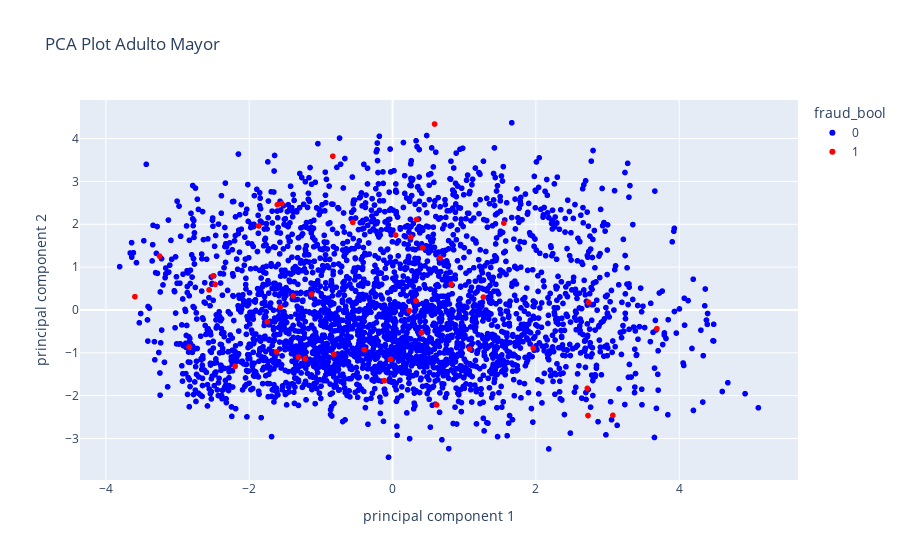
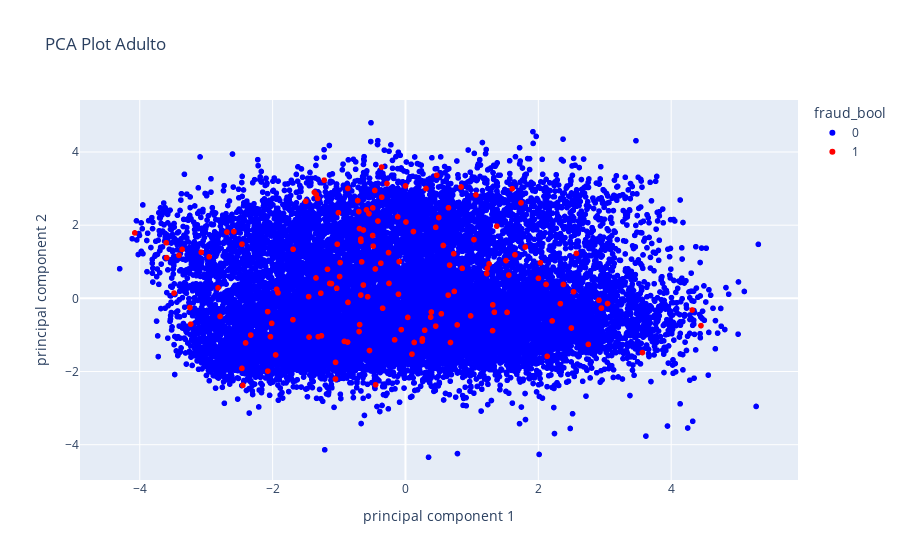
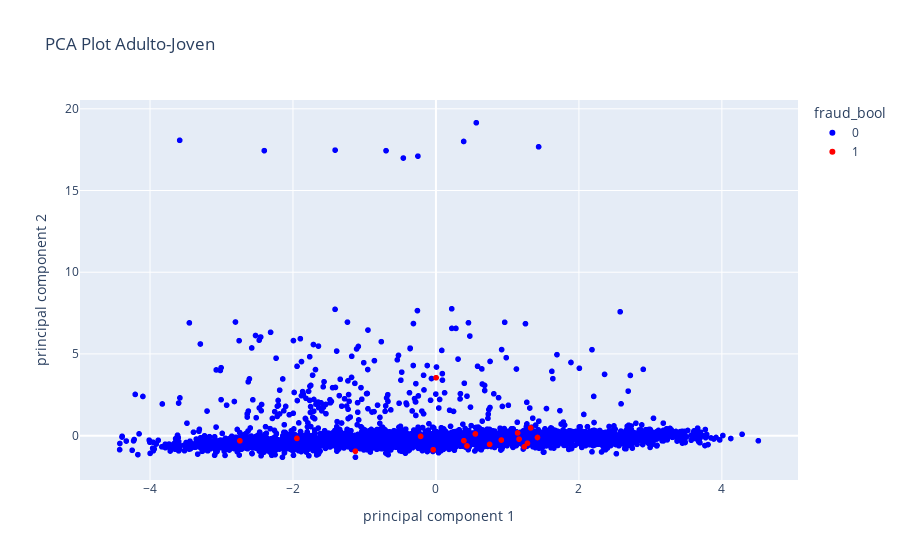
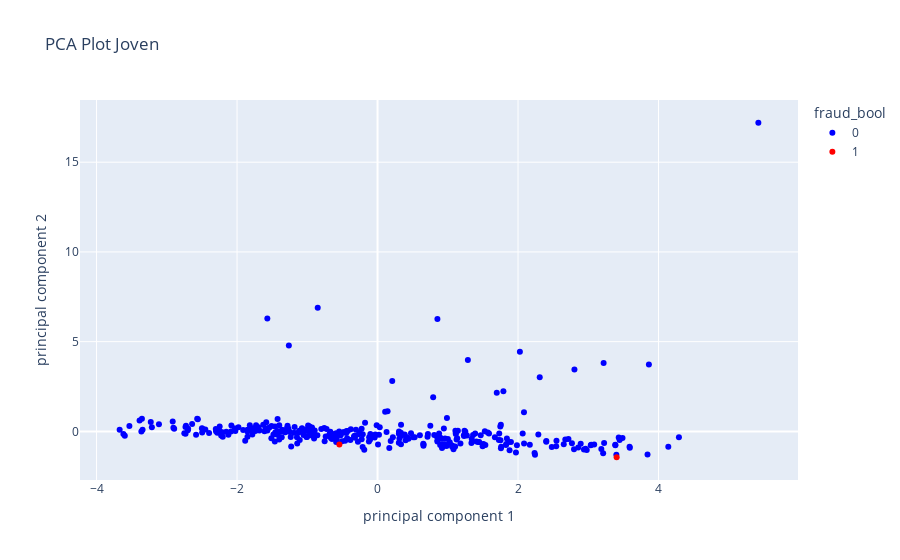

Notebook source saved alongside these figures, in order:
### Markdown cell above
### 5.3 Visualizar según rangos etarios

### Code cell
# Para Adulto Mayor
fig_pca_mayor = px.scatter(pca_df_mayor, 
                           x='principal component 1', 
                           y='principal component 2', 
                           color='fraud_bool', 
                           title='PCA Plot Adulto Mayor', 
                           color_discrete_sequence=['blue', 'red'])
fig_pca_mayor.show()

# Para Adulto
fig_pca_adulto = px.scatter(pca_df_adulto, 
                            x='principal component 1', 
                            y='principal component 2', 
                            color='fraud_bool', 
                            title='PCA Plot Adulto', 
                            color_discrete_sequence=['blue', 'red'])
fig_pca_adulto.show()

# Para Adulto-Joven
fig_pca_adulto_joven = px.scatter(pca_df_adulto_joven, 
                                  x='principal component 1', 
                                  y='principal component 2', 
                                  color='fraud_bool', 
                                  title='PCA Plot Adulto-Joven', 
                                  color_discrete_sequence=['blue', 'red'])
fig_pca_adulto_joven.show()

# Para Joven
fig_pca_joven = px.scatter(pca_df_joven, 
                           x='principal component 1', 
                           y='principal component 2', 
                           color='fraud_bool', 
                           title='PCA Plot Joven', 
                           color_discrete_sequence=['blue', 'red'])
fig_pca_joven.show()

### Figure 1 — Plotly figure (JSON) as saved in the notebook; plotly's stock layout.template omitted (floating-point values rounded to 4 significant figures; data arrays with more than 128 entries replaced by an {"elided": "..."} marker saying what was removed)
{"data": [{"hovertemplate": "fraud_bool=0<br>principal component 1=%{x}<br>principal component 2=%{y}<extra></extra>", "legendgroup": "0", "marker": {"color": "blue", "symbol": "circle"}, "mode": "markers", "name": "0", "showlegend": true, "type": "scattergl", "x": {"elided": "3179 float values"}, "xaxis": "x", "y": {"elided": "3179 float values"}, "yaxis": "y"}, {"hovertemplate": "fraud_bool=1<br>principal component 1=%{x}<br>principal component 2=%{y}<extra></extra>", "legendgroup": "1", "marker": {"color": "red", "symbol": "circle"}, "mode": "markers", "name": "1", "showlegend": true, "type": "scattergl", "x": [-2.476, -1.131, 0.4037, 0.2323, -0.3948, -0.1152, 1.268, 0.3336, 1.553, -3.595, -1.219, 0.4204, 2.718, -1.313, -2.504, -1.617, 0.8171, -1.608, -1.748, -2.56, 3.688, 0.3273, -1.867, 0.2565, 0.6142, -2.839, 0.5861, 2.727, -0.8336, -0.5552, -3.251, 3.074, -0.8183, -2.197, 0.6626, 1.074, 2.734, -1.569, 0.04206, -0.02841, -1.386, 1.962, -1.545], "xaxis": "x", "y": [0.5952, 0.3709, -0.5357, -0.01806, -0.9284, -1.649, 0.2998, 2.11, 2.027, 0.3106, -1.139, 1.449, -1.83, -1.1, 0.7944, -0.9777, 0.6001, 2.457, -0.2742, 0.4682, -0.4357, 0.2112, 1.96, 1.7, -2.215, -0.8649, 4.339, -2.465, 3.588, 2.044, 1.257, -2.459, -1.034, -1.314, 1.217, -0.9113, 0.1769, 0.06766, 1.747, -1.153, 0.3266, -0.8893, 2.482], "yaxis": "y"}], "layout": {"legend": {"title": {"text": "fraud_bool"}, "tracegroupgap": 0}, "title": {"text": "PCA Plot Adulto Mayor"}, "xaxis": {"anchor": "y", "domain": [0, 1], "title": {"text": "principal component 1"}}, "yaxis": {"anchor": "x", "domain": [0, 1], "title": {"text": "principal component 2"}}}}

### Figure 2 — Plotly figure (JSON) as saved in the notebook; plotly's stock layout.template omitted (floating-point values rounded to 4 significant figures; data arrays with more than 128 entries replaced by an {"elided": "..."} marker saying what was removed)
{"data": [{"hovertemplate": "fraud_bool=0<br>principal component 1=%{x}<br>principal component 2=%{y}<extra></extra>", "legendgroup": "0", "marker": {"color": "blue", "symbol": "circle"}, "mode": "markers", "name": "0", "showlegend": true, "type": "scattergl", "x": {"elided": "17684 float values"}, "xaxis": "x", "y": {"elided": "17684 float values"}, "yaxis": "y"}, {"hovertemplate": "fraud_bool=1<br>principal component 1=%{x}<br>principal component 2=%{y}<extra></extra>", "legendgroup": "1", "marker": {"color": "red", "symbol": "circle"}, "mode": "markers", "name": "1", "showlegend": true, "type": "scattergl", "x": {"elided": "148 float values"}, "xaxis": "x", "y": {"elided": "148 float values"}, "yaxis": "y"}], "layout": {"legend": {"title": {"text": "fraud_bool"}, "tracegroupgap": 0}, "title": {"text": "PCA Plot Adulto"}, "xaxis": {"anchor": "y", "domain": [0, 1], "title": {"text": "principal component 1"}}, "yaxis": {"anchor": "x", "domain": [0, 1], "title": {"text": "principal component 2"}}}}

### Figure 3 — Plotly figure (JSON) as saved in the notebook; plotly's stock layout.template omitted (floating-point values rounded to 4 significant figures; data arrays with more than 128 entries replaced by an {"elided": "..."} marker saying what was removed)
{"data": [{"hovertemplate": "fraud_bool=0<br>principal component 1=%{x}<br>principal component 2=%{y}<extra></extra>", "legendgroup": "0", "marker": {"color": "blue", "symbol": "circle"}, "mode": "markers", "name": "0", "showlegend": true, "type": "scattergl", "x": {"elided": "3605 float values"}, "xaxis": "x", "y": {"elided": "3605 float values"}, "yaxis": "y"}, {"hovertemplate": "fraud_bool=1<br>principal component 1=%{x}<br>principal component 2=%{y}<extra></extra>", "legendgroup": "1", "marker": {"color": "red", "symbol": "circle"}, "mode": "markers", "name": "1", "showlegend": true, "type": "scattergl", "x": [0.4343, -1.127, 1.143, 0.5515, -0.03772, 0.002009, 0.9149, 1.281, -2.743, 0.3909, -0.2147, 1.163, 1.421, 1.326, -1.944, 1.235, 0.7505], "xaxis": "x", "y": [-0.6304, -0.9547, 0.1681, 0.1047, -0.8634, 3.544, -0.2706, -0.4683, -0.316, -0.3108, -0.04434, -0.2137, -0.1129, 0.4741, -0.1686, -0.6833, -0.5335], "yaxis": "y"}], "layout": {"legend": {"title": {"text": "fraud_bool"}, "tracegroupgap": 0}, "title": {"text": "PCA Plot Adulto-Joven"}, "xaxis": {"anchor": "y", "domain": [0, 1], "title": {"text": "principal component 1"}}, "yaxis": {"anchor": "x", "domain": [0, 1], "title": {"text": "principal component 2"}}}}

### Figure 4 — Plotly figure (JSON) as saved in the notebook; plotly's stock layout.template omitted (floating-point values rounded to 4 significant figures; data arrays with more than 128 entries replaced by an {"elided": "..."} marker saying what was removed)
{"data": [{"hovertemplate": "fraud_bool=0<br>principal component 1=%{x}<br>principal component 2=%{y}<extra></extra>", "legendgroup": "0", "marker": {"color": "blue", "symbol": "circle"}, "mode": "markers", "name": "0", "orientation": "v", "showlegend": true, "type": "scatter", "x": {"elided": "322 float values"}, "xaxis": "x", "y": {"elided": "322 float values"}, "yaxis": "y"}, {"hovertemplate": "fraud_bool=1<br>principal component 1=%{x}<br>principal component 2=%{y}<extra></extra>", "legendgroup": "1", "marker": {"color": "red", "symbol": "circle"}, "mode": "markers", "name": "1", "orientation": "v", "showlegend": true, "type": "scatter", "x": [3.404, -0.5431], "xaxis": "x", "y": [-1.442, -0.7294], "yaxis": "y"}], "layout": {"legend": {"title": {"text": "fraud_bool"}, "tracegroupgap": 0}, "title": {"text": "PCA Plot Joven"}, "xaxis": {"anchor": "y", "domain": [0, 1], "title": {"text": "principal component 1"}}, "yaxis": {"anchor": "x", "domain": [0, 1], "title": {"text": "principal component 2"}}}}
